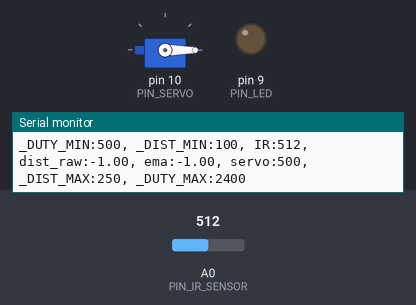
Bench run of a sketch on a simulated Arduino Uno, built with avr-gcc and run on an emulated ATmega328P. Parts: servo, output pins drawn as LEDs (lit = HIGH), the last lines printed to the serial monitor. The test bench sets the inputs (shaded band); at power-on: A0 (PIN_IR_SENSOR) = 512.

Above: at 1.2 s.
1.3 s: A0 (PIN_IR_SENSOR) set to 485
At 1.7 s:
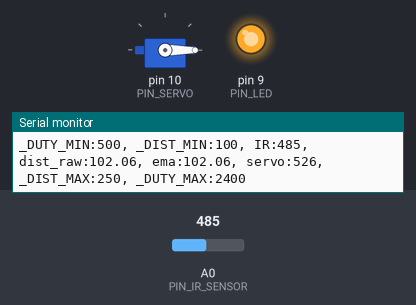
2.8 s: A0 (PIN_IR_SENSOR) set to 306
At 3.9 s:
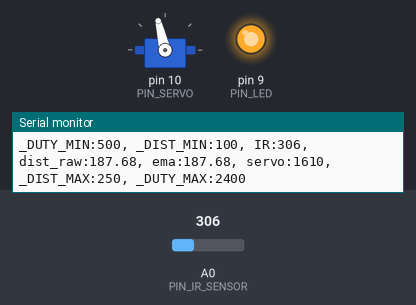
Timing chart, 0 to 5.8 s (numbered marks = the images above; inputs shaded):
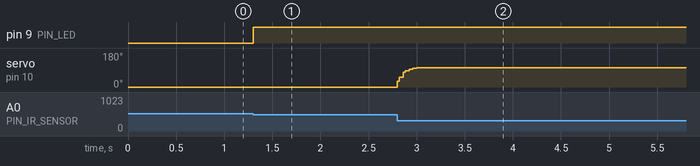

Measured:
- the behaviour switches between 493 and 492 on A0 (PIN_IR_SENSOR) (found by bisection; images 0 and 1)
- after the input at 1.3 s, pin 9 (PIN_LED): LOW → HIGH at once
- after the input at 2.8 s, servo on pin 10 (PIN_SERVO): moves from 0° to 103° over 0.26 s, starting at once

The sketch:

17_example_3.ino
```cpp
#include <Servo.h>

// 핀 정의
#define PIN_IR_SENSOR     A0    // 적외선 거리 센서를 A0 핀에 연결
#define PIN_SERVO         10   // 서보를 디지털 핀 10에 연결
#define PIN_LED           9    // LED를 디지털 핀 9에 연결

// 서보 PWM 신호 범위 설정 (서보에 따라 다를 수 있음)
#define _DUTY_MIN 500 // 서보의 최대 시계 방향 위치 (0도)
#define _DUTY_MAX 2400  // 서보의 최대 반시계 방향 위치 (180도)

#define LOOP_INTERVAL 20   // 루프 간격 (밀리초)
#define ALPHA 0.3         // EMA 필터의 알파 값

// 서보 객체 생성
Servo myservo;
unsigned long last_loop_time = 0;   // 이전 루프 시간
float filtered_distance = -1;       // EMA 필터가 적용된 거리 값

void setup()
{
  // 서보 초기화 및 초기 위치 설정
  myservo.attach(PIN_SERVO);
  myservo.writeMicroseconds(_DUTY_MIN);  // 서보를 초기 위치로 설정

  // LED 핀을 출력으로 설정
  pinMode(PIN_LED, OUTPUT);
  digitalWrite(PIN_LED, LOW);

  // 시리얼 통신 시작
  Serial.begin(1000000);
}

void loop()
{
  unsigned long time_curr = millis();
  int a_ir;
  float distance;

  // 다음 이벤트 시간까지 대기
  if (time_curr < (last_loop_time + LOOP_INTERVAL))
    return;
  last_loop_time += LOOP_INTERVAL;

  // 적외선 센서 값 읽기
  a_ir = analogRead(PIN_IR_SENSOR);  // 0 ~ 1023

  // 거리 계산: 비선형 모델 사용
  if (a_ir > 9) {  // 분모가 0이 되지 않도록 9보다 클 때만 계산
    distance = (6762.0 / (a_ir - 9) - 4.0) * 10.0;  // mm 단위
  }
  else {
    distance = -1;  // 유효하지 않은 거리
  }

  // 거리 필터링 (10cm ~ 25cm 범위 외 거리 무시)
  if (distance < 100 || distance > 250) {
    distance = -1;  // 유효하지 않은 거리
  }

  // EMA 필터 적용
  if (distance > 0) {
    if (filtered_distance < 0) {
      filtered_distance = distance;  // 초기화
    } else {
      filtered_distance = ALPHA * distance + (1 - ALPHA) * filtered_distance;
    }
  }

  // 서보 제어: 거리 값에 따라 서보 위치 변경 (10cm ~ 25cm => 0도 ~ 180도)
  int duty = _DUTY_MIN;
  if (filtered_distance > 0) {
    duty = _DUTY_MIN + (filtered_distance - 100) * (_DUTY_MAX - _DUTY_MIN) / (250 - 100);
    myservo.writeMicroseconds(duty);
  }

  // LED 제어: 거리 값이 10cm ~ 25cm 범위에 있을 때 켜기
  if (filtered_distance >= 100 && filtered_distance <= 250) {
    digitalWrite(PIN_LED, HIGH);
  } else {
    digitalWrite(PIN_LED, LOW);
  }

  // 시리얼 출력
  Serial.print("_DUTY_MIN:"); Serial.print(_DUTY_MIN);
  Serial.print(", _DIST_MIN:"); Serial.print(100);
  Serial.print(", IR:"); Serial.print(a_ir);
  Serial.print(", dist_raw:"); Serial.print(distance);
  Serial.print(", ema:"); Serial.print(filtered_distance);
  Serial.print(", servo:"); Serial.print(duty);
  Serial.print(", _DIST_MAX:"); Serial.print(250);
  Serial.print(", _DUTY_MAX:"); Serial.print(_DUTY_MAX);
  Serial.println("");
}
```
